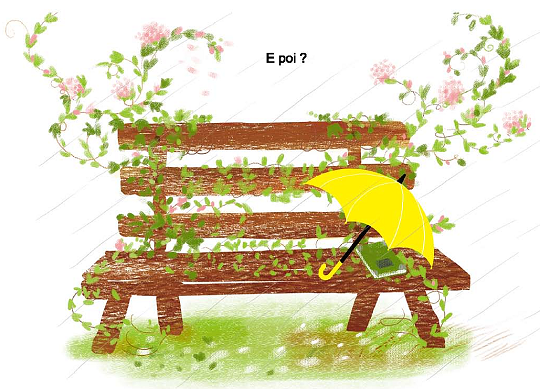
//> input picture 2 OpenCV图像处理/3 OpenCV图像处理进阶（imgproc组件、feature2D组件）/4 图像轮廓/4 图像轮廓（A）/demo1-轮廓查找/1.jpg, 540 x 389 px
$ ./test   (built with g++ and OpenCV 4)
//> lines starting //> are read from the running program, lines starting //| are printed output that depends on the picture; after the words box and inside, x2 and y2 are one past the last pixel; in counts of white or black regions, pixels touching at a corner belong together
/**
  ******************************************************************************
  * @file    test.cpp
  * @author  Bruceou
  * @version V1.0
  * @date    2017-11
  * @brief   轮廓查找
  ******************************************************************************
  * @attention
  * 本程序适用于OpenCV2和OpenCV3版本。
  ******************************************************************************
  */
/**Includes*********************************************************************/
#include <opencv2/opencv.hpp>
#include "opencv2/highgui/highgui.hpp"
#include "opencv2/imgproc/imgproc.hpp"
/**namespace*******************************************************************/
using namespace cv;
using namespace std;

/**
* @brief     主函数
* @param     argc 命令行参数个数
argv 命令行参数
* @retval    int
*/
int main(int argc, char **argv)
{
	// 【1】载入原始图，且必须以二值图模式载入
	Mat srcImage = imread("1.jpg", 0);
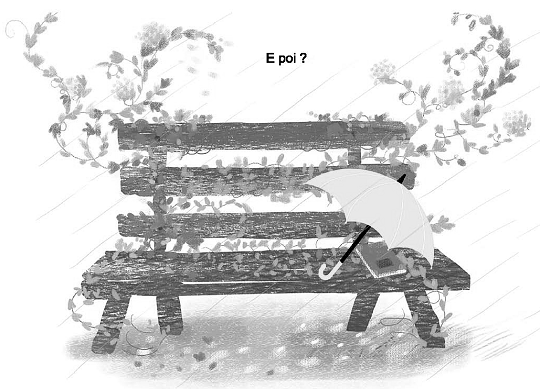
//> srcImage: 389 rows x 540 cols, CV_8UC1; min 0, max 255, mean 214.7
	imshow("原始图的灰度图", srcImage);

	//【2】初始化结果图
	Mat dstImage = Mat::zeros(srcImage.rows, srcImage.cols, CV_8UC3);

	//【3】srcImage取大于阈值119的那部分
	srcImage = srcImage > 119;
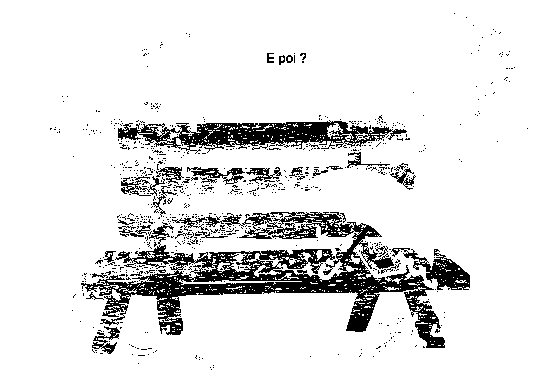
//> srcImage: 389 rows x 540 cols, CV_8UC1; 88.9% white; 736 black regions (700 under 20 px)
	imshow("取阈值后的原始图", srcImage);

	//【4】定义轮廓和层次结构
	vector<vector<Point>> contours;
	vector<Vec4i> hierarchy;

	//【5】查找轮廓
	findContours(srcImage, contours, hierarchy,
		CV_RETR_CCOMP, CV_CHAIN_APPROX_SIMPLE);
//> contours = 1932 contours, 1834 with area under 20; largest, box (x1, y1, x2, y2) and area: (0, 0, 540, 389) 209132, (80, 221, 446, 349) 12896, (154, 120, 393, 152) 4464, (412, 253, 471, 291) 1174, (279, 211, 355, 238) 946

	// 【6】遍历所有顶层的轮廓， 以随机颜色绘制出每个连接组件颜色
	int index = 0;
	for (; index >= 0; index = hierarchy[index][0])
	{
		Scalar color(rand() & 255, rand() & 255, rand() & 255);
		drawContours(dstImage, contours, index, color, CV_FILLED, 8, hierarchy);
	}
//> this loop made 541 passes
//> index on passes 2 to 4: 1, 2, 3
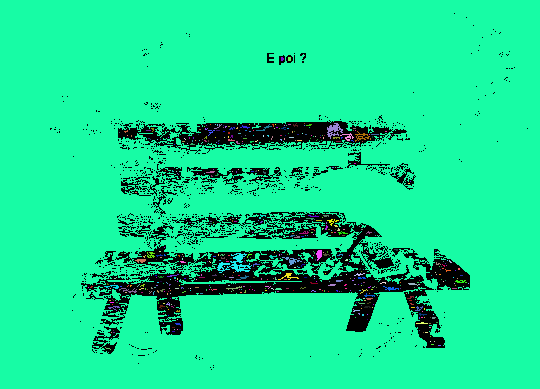
//> dstImage: 389 rows x 540 cols, CV_8UC3; mean B, G, R 146.5, 222.7, 21.5
//> after the loop, index = -1

	//【7】显示最后的轮廓图
	imshow("轮廓图", dstImage);

	waitKey(0);

}
